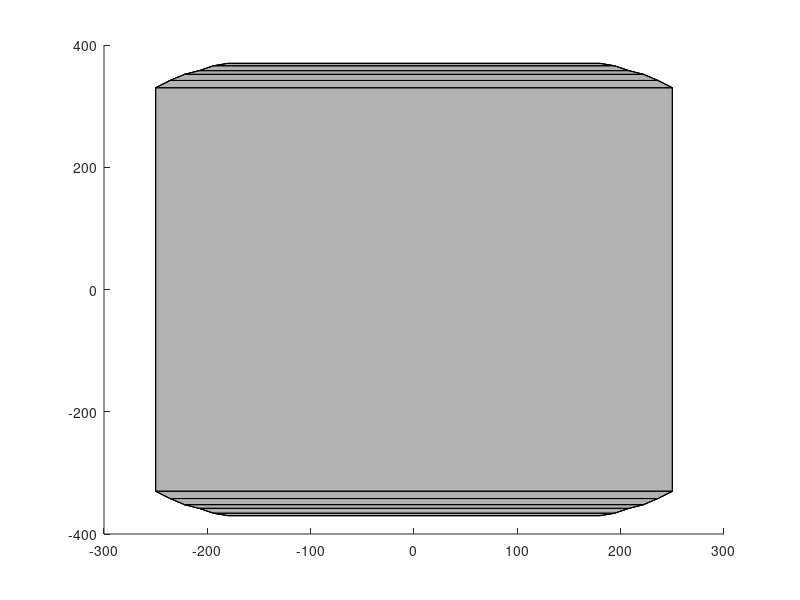

The MATLAB source for this figure:
function plotAuroraTable (plothandle)

if ~exist('plothandle','var') 
    plothandle = figure;
end

figure(plothandle)
%% AURORA
auroraVertices = [     
                   250,  330,   0; % Upper face
                   
                   250, -330,   0; % First corner
                   236, -342,   0;
                   222, -352,   0;
                   208, -358,   0;
                   194, -366,   0;
                   180, -370,   0;
                   
                  -180, -370,   0; % Second corner
                  -194, -366,   0;
                  -208, -358,   0;
                  -222, -352,   0;
                  -236, -342,   0;
                  -250, -330,   0;
                  
                  -250,  330,   0; % Third corner
                  -236,  342,   0;
                  -222,  352,   0;
                  -208,  358,   0;
                  -194,  366,   0;
                  -180,  370,   0; 
                   
                   180,  370,   0; % Four corner
                   194,  366,   0;
                   208,  358,   0;
                   222,  352,   0;
                   236,  342,   0;
                   
                   250,  330, 34; % Upper face
                   
                   250, -330, 34; % First corner
                   236, -342, 34;
                   222, -352, 34;
                   208, -358, 34;
                   194, -366, 34;
                   180, -370, 34;
                   
                  -180, -370, 34; % Second corner
                  -194, -366, 34;
                  -208, -358, 34;
                  -222, -352, 34;
                  -236, -342, 34;
                  -250, -330, 34;
                  
                  -250,  330, 34; % Third corner
                  -236,  342, 34;
                  -222,  352, 34;
                  -208,  358, 34;
                  -194,  366, 34;
                  -180,  370, 34; 
                   
                   180,  370, 34; % Four corner
                   194,  366, 34;
                   208,  358, 34;
                   222,  352, 34;
                   236,  342, 34;     
                   ];
              
auroraFaces = [ 1 2 13 14; % Lower face
    
                2 3 12 13;
                3 4 11 12;
                4 5 10 11;
                5 6 9 10;
                6 7 8 9;
                
                14 15 24 1;
                15 16 23 24;
                16 17 22 23;
                17 18 21 22;
                18 19 20 21;
                
                25 26 37 38; % Upper face
                26 27 36 37;
                27 28 35 36;
                28 29 34 35;
                29 30 33 34;
                30 31 32 33;
                
                38 39 48 25;
                39 40 47 48;
                40 41 46 47;
                41 42 45 46;
                42 43 44 45;
                
                 1  2 26 25; % Laterals
                 2  3 27 26;
                 3  4 28 27;
                 4  5 29 28;
                 5  6 30 29;
                 6  7 31 30;
                 7  8 32 31;
                 8  9 33 32;
                 9 10 34 33;
                10 11 35 34;
                11 12 36 35;
                12 13 37 36;
                13 14 38 37;
                14 15 39 38;
                15 16 40 39;
                16 17 41 40;
                17 18 42 41;
                18 19 43 42;
                19 20 44 43;
                20 21 45 44;
                21 22 46 45;
                22 23 47 46;
                23 24 48 47;
                24  1 25 48;
];

grey = [0.7,0.7,0.7];
patch('Vertices',auroraVertices,'Faces',auroraFaces,'FaceColor',grey)

% Plot a cube and obtain the object handles
sizeCube = 60;
centerCube = [185,265,-sizeCube];
cubeVertices = repmat(sizeCube,8,3).*...
               [0 0 0; 0 1 0; 1 1 0; 1 0 0;...
                0 0 1; 0 1 1; 1 1 1; 1 0 1] + repmat(centerCube,8,1);
    
cubeFaces = [1 2 3 4; 2 6 7 3; 4 3 7 8;...
             1 5 8 4; 1 2 6 5; 5 6 7 8];
hold on
cubeObj=patch('Faces', cubeFaces,'Vertices',cubeVertices);
hold off
set(cubeObj,'edgecolor','b','FaceLighting', 'gouraud','facecolor','w');